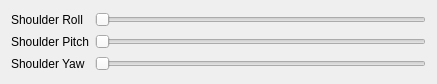
                <widget class="QWidget" name="tabArmControlPage1">
                 <property name="geometry">
                  <rect>
                   <x>0</x>
                   <y>0</y>
                   <width>437</width>
                   <height>84</height>
                  </rect>
                 </property>
                 <attribute name="label">
                  <string>Shoulder</string>
                 </attribute>
                 <layout class="QGridLayout" name="gridLayout_6">
                  <item row="0" column="0">
                   <widget class="QLabel" name="label_14">
                    <property name="text">
                     <string>Shoulder Roll</string>
                    </property>
                   </widget>
                  </item>
                  <item row="0" column="1">
                   <widget class="QSlider" name="sliderShoulderRoll">
                    <property name="maximum">
                     <number>100</number>
                    </property>
                    <property name="orientation">
                     <enum>Qt::Horizontal</enum>
                    </property>
                   </widget>
                  </item>
                  <item row="1" column="0">
                   <widget class="QLabel" name="label_19">
                    <property name="text">
                     <string>Shoulder Pitch</string>
                    </property>
                   </widget>
                  </item>
                  <item row="1" column="1">
                   <widget class="QSlider" name="sliderShoulderPitch">
                    <property name="minimum">
                     <number>0</number>
                    </property>
                    <property name="maximum">
                     <number>100</number>
                    </property>
                    <property name="orientation">
                     <enum>Qt::Horizontal</enum>
                    </property>
                   </widget>
                  </item>
                  <item row="2" column="0">
                   <widget class="QLabel" name="label_20">
                    <property name="text">
                     <string>Shoulder Yaw</string>
                    </property>
                   </widget>
                  </item>
                  <item row="2" column="1">
                   <widget class="QSlider" name="sliderShoulderYaw">
                    <property name="minimum">
                     <number>0</number>
                    </property>
                    <property name="maximum">
                     <number>100</number>
                    </property>
                    <property name="orientation">
                     <enum>Qt::Horizontal</enum>
                    </property>
                   </widget>
                  </item>
                 </layout>
                </widget>
